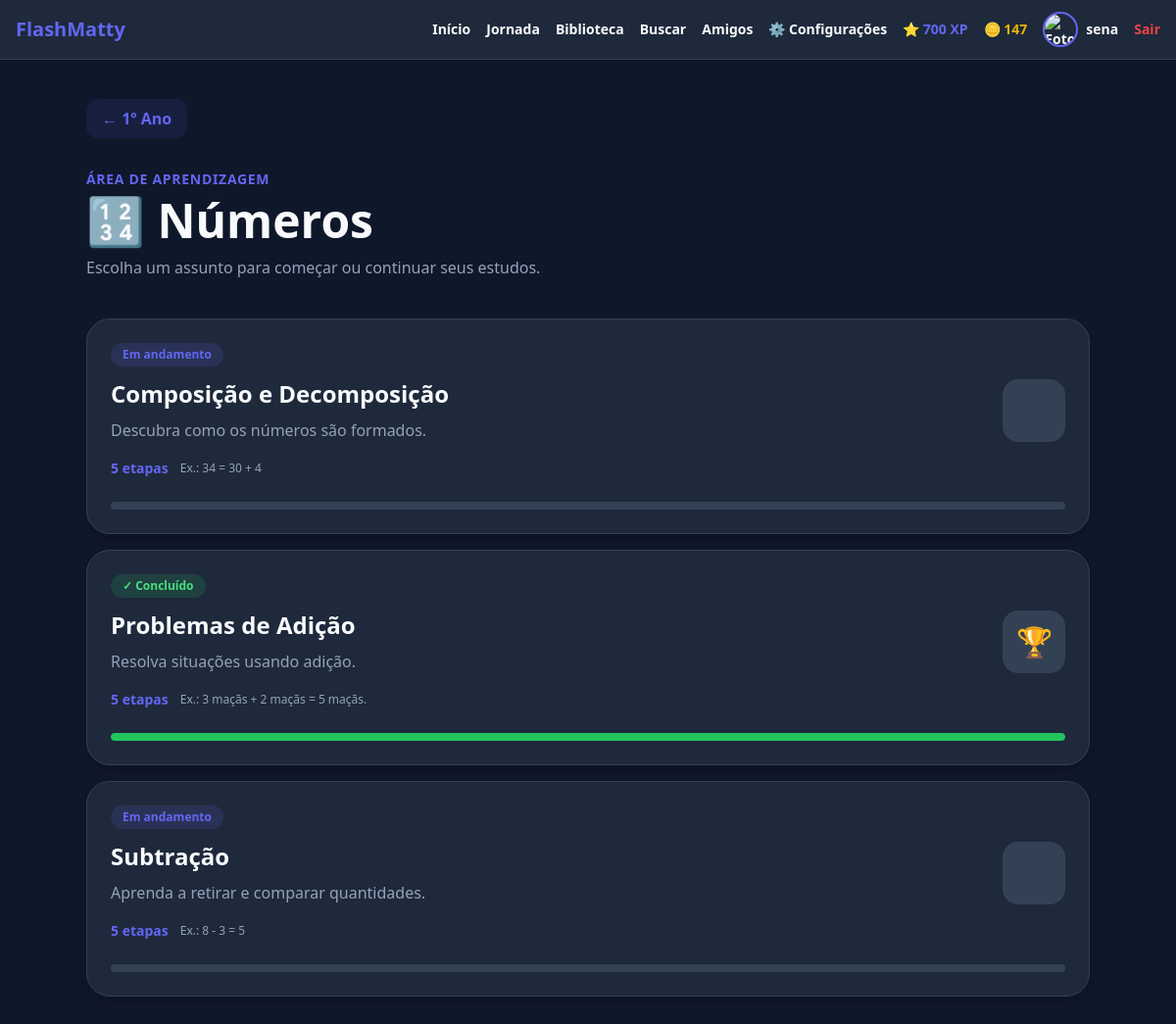
The page /ano/1-ano/tema/numeros (signed in) on the database its author committed.
### models.py (models this page shows, shortened)
class Usuario(UserMixin, db.Model):
    __tablename__ = "usuario"
    id = db.Column(
        db.Integer,
        primary_key=True
    )
    nome = db.Column(
        db.String(80),
        nullable=False
    )
    username = db.Column(
        db.String(40),
        unique=True,
        nullable=False
    )
    senha = db.Column(
        db.String(255),
        nullable=False
    )
    xp = db.Column(
        db.Integer,
        nullable=False,
        default=0
    )
    moedas = db.Column(
        db.Integer,
        nullable=False,
        default=0
    )
    acertos = db.Column(
        db.Integer,
        nullable=False,
        default=0
    )
    erros = db.Column(
        db.Integer,
        nullable=False,
        default=0
    )
    criado_em = db.Column(
        db.DateTime,
        nullable=False,
        default=datetime.utcnow
    )

class ProgressoAssunto(db.Model):
    __tablename__ = "progresso_assunto"
    id = db.Column(
        db.Integer,
        primary_key=True
    )
    usuario_id = db.Column(
        db.Integer,
        db.ForeignKey("usuario.id"),
        nullable=False
    )
    ano = db.Column(
        db.String(30),
        nullable=False
    )
    tema = db.Column(
        db.String(60),
        nullable=False
    )
    assunto = db.Column(
        db.String(100),
        nullable=False
    )
    concluido = db.Column(
        db.Boolean,
        nullable=False,
        default=False
    )
    __table_args__ = (
        db.UniqueConstraint(
            "usuario_id",
            "ano",
            "tema",
            "assunto",
            name="uq_progresso_assunto"
        ),
    )

### app.py (the view)
@app.route(
    "/ano/<ano_id>/tema/<tema_id>"
)
@login_required
def tema(
    ano_id,
    tema_id
):
    dados_ano = buscar_ano(
        ano_id
    )
    dados_tema = buscar_tema(
        dados_ano,
        tema_id
    )
    progressos = {}
    for assunto_id in dados_tema[
        "assuntos"
    ]:
        progressos[
            assunto_id
        ] = obter_progresso_assunto(
            ano_id,
            tema_id,
            assunto_id
        )
    return render_template(
        "tema.html",
        ano=
            dados_ano,
        ano_id=
            ano_id,
        tema=
            dados_tema,
        tema_id=
            tema_id,
        progressos=
            progressos
    )

### templates/tema.html (shortened to what this page needs)
{% extends "base.html" %}
{% block content %}
<div
    class="
        min-h-screen
        bg-slate-900
        text-white
        px-4
        py-10
    "
>
    <div
        class="
            max-w-5xl
            mx-auto
        "
    >
        <a
            href="{{ url_for('ano', ano_id=ano_id) }}"
            class="
                inline-flex
                items-center
                gap-2
                rounded-xl
                bg-indigo-500/10
                px-4
                py-2
                text-indigo-400
                font-black
                transition
                hover:bg-indigo-500/20
                hover:text-indigo-300
            "
        >
            ← {{ ano.nome }}
        </a>
        <div class="mt-8">
            <p
                class="
                    text-sm
                    uppercase
                    tracking-wider
                    font-black
                    text-indigo-400
                "
            >
                Área de aprendizagem
            </p>
            <h1
                class="
                    text-4xl
                    md:text-5xl
                    font-black
                    mt-2
                    text-white
                "
            >
                {{ tema.icone }}
                {{ tema.nome }}
            </h1>
            <p
                class="
                    mt-3
                    text-slate-400
                "
            >
                Escolha um assunto para começar ou continuar seus estudos.
            </p>
        </div>
        <div
            class="
                space-y-4
                mt-10
                pb-12
            "
        >
            {% for assunto_id, assunto in tema.assuntos.items() %}
                {% set progresso = progressos.get(assunto_id) %}
                <a
                    href="{{
                        url_for(
                            'assunto',
                            ano_id=ano_id,
                            tema_id=tema_id,
                            assunto_id=assunto_id
                        )
                    }}"
                    class="
                        group
                        block
                        bg-slate-800
                        border
                        border-slate-700
                        rounded-3xl
                        p-6
                        shadow-lg
                        transition
                        duration-300
                        hover:-translate-y-1
                        hover:border-indigo-500
                        hover:bg-indigo-600
                        hover:shadow-xl
                    "
                >
                    <div
                        class="
                            flex
                            items-center
                            justify-between
                            gap-5
                        "
                    >
                        <div
                            class="
                                min-w-0
                                flex-1
                            "
                        >
                            <div
                                class="
                                    mb-3
                                    flex
                                    flex-wrap
                                    items-center
                                    gap-2
                                "
                            >
                                {% if progresso and progresso.concluido %}
                                    <span
                                        class="
                                            inline-flex
                                            items-center
                                            rounded-full
                                            bg-green-500/15
                                            px-3
                                            py-1
                                            text-xs
                                            font-black
                                            text-green-400
                                            group-hover:bg-white/15
                                            group-hover:text-white
                                        "
                                    >
                                        ✓ Concluído
                                    </span>
                                {% else %}
                                    <span
                                        class="
                                            inline-flex
                                            items-center
                                            rounded-full
                                            bg-indigo-500/15
                                            px-3
                                            py-1
                                            text-xs
                                            font-black
                                            text-indigo-400
                                            group-hover:bg-white/15
                                            group-hover:text-white
                                        "
                                    >
                                        Em andamento
                                    </span>
                                {% endif %}
                            </div>
                            <h2
                                class="
                                    text-xl
                                    md:text-2xl
                                    font-black
                                    text-white
                                "
                            >
                                {{ assunto.nome }}
                            </h2>
                            <p
                                class="
                                    text-slate-400
                                    mt-2
                                    leading-relaxed
                                    group-hover:text-indigo-100
                                "
                            >
                                {{ assunto.descricao }}
                            </p>
                            <div
                                class="
                                    mt-4
                                    flex
                                    flex-wrap
                                    items-center
                                    gap-3
                                "
                            >
                                <span
                                    class="
                                        text-sm
                                        font-black
                                        text-indigo-400
                                        group-hover:text-white
                                    "
                                >
                                    {{ assunto.etapas|length }}
                                    {% if assunto.etapas|length == 1 %}
                                        etapa
                                    {% else %}
                                        etapas
                                    {% endif %}
                                </span>
                                {% if assunto.exemplo %}
                                    <span
                                        class="
                                            hidden
                                            sm:inline
                                            text-xs
                                            text-slate-500
                                            group-hover:text-indigo-200
                                        "
                                    >
                                        Ex.: {{ assunto.exemplo }}
                                    </span>
                                {% endif %}
                            </div>
                        </div>
                        <div
                            class="
                                shrink-0
                                w-16
                                h-16
                                rounded-2xl
                                bg-slate-700
                                flex
                                items-center
                                justify-center
                                text-3xl
                                transition
                                duration-300
                                group-hover:bg-white/15
                                group-hover:scale-110
                            "
                        >
                            {% if progresso and progresso.concluido %}
                                🏆
                            {% endif %}
                        </div>
                    </div>
                    <div
                        class="
                            mt-6
                            h-2
                            overflow-hidden
                            rounded-full
                            bg-slate-700
                            group-hover:bg-indigo-800
                        "
                    >
                        <div
    class="
        h-full
        rounded-full
        transition-all
        duration-500
        {% if progresso and progresso.concluido %}
            w-full
            bg-green-500
        {% else %}
            w-0
            bg-indigo-500
        {% endif %}
        group-hover:bg-white
    "
></div>
                    </div>
                </a>
            {% endfor %}
        </div>
    </div>
</div>
{% endblock %}

### templates/base.html (shortened to what this page needs)
<!DOCTYPE html>
<html lang="pt-BR">
<head>
    <script src="https://cdn.tailwindcss.com"></script>
</head>
<body
    class="
        app-body
        min-h-screen
    "
>
{% if current_user.is_authenticated %}
<header
    class="
        app-header
        border-b
        sticky
        top-0
        z-50
        backdrop-blur-xl
    "
>
    <div
        class="
            max-w-7xl
            mx-auto
            px-4
            py-3
            flex
            flex-wrap
            gap-4
            items-center
            justify-between
        "
    >
        <a
            href="{{ url_for('dashboard') }}"
            class="
                app-logo
                font-black
                text-xl
                transition
            "
        >
            FlashMatty
        </a>
        <nav
            class="
                flex
                flex-wrap
                items-center
                justify-end
                gap-3
                sm:gap-4
                text-sm
                font-bold
            "
        >
            <a
                href="{{ url_for('dashboard') }}"
                class="app-nav-link transition"
            >
                Início
            </a>
            <a
                href="{{ url_for('jornada') }}"
                class="app-nav-link transition"
            >
                Jornada
            </a>
            <a
                href="{{ url_for('biblioteca') }}"
                class="app-nav-link transition"
            >
                Biblioteca
            </a>
            <a
                href="{{ url_for('social.buscar_usuarios') }}"
                class="app-nav-link transition"
            >
                Buscar
            </a>
            <a
                href="{{ url_for('social.amigos') }}"
                class="
                    app-nav-link
                    relative
                    transition
                "
            >
                Amigos
            </a>
            <a
                href="{{ url_for('configuracoes') }}"
                class="
                    app-nav-link
                    transition
                "
                title="Configurações"
            >
                ⚙️
                <span class="hidden lg:inline">
                    Configurações
                </span>
            </a>
            <span
                class="
                    text-indigo-500
                    whitespace-nowrap
                "
            >
                ⭐ {{ current_user.xp or 0 }} XP
            </span>
            <span
                class="
                    text-yellow-500
                    whitespace-nowrap
                "
            >
                🪙 {{ current_user.moedas or 0 }}
            </span>
            <a
                href="{{ url_for(
                    'social.perfil',
                    username=current_user.username
                ) }}"
                class="
                    app-nav-link
                    flex
                    items-center
                    gap-2
                    transition
                "
            >
                <img
                    src="{{ url_for(
                        'social.foto_perfil',
                        usuario_id=current_user.id
                    ) }}"
                    alt="Foto de {{ current_user.nome }}"
                    class="
                        app-avatar
                        w-9
                        h-9
                        rounded-full
                        object-cover
                        border-2
                    "
                >
                <span class="hidden sm:inline">
                    {{ current_user.nome }}
                </span>
            </a>
            <a
                href="{{ url_for('logout') }}"
                class="
                    text-red-500
                    hover:text-red-400
                    transition
                "
            >
                Sair
            </a>
        </nav>
    </div>
</header>
{% endif %}
<main>
    {% block content %}
    {% endblock %}
</main>
</body>
</html>

### rows shown on the page
Usuario: xp "700", moedas "147", nome "sena"

### other values the page prints
{{ ano.nome }} "1º Ano"
{{ tema.icone }} "🔢"
{{ tema.nome }} "Números"
{{ assunto.nome }} "Composição e Decomposição" "Problemas de Adição" "Subtração"
{{ assunto.descricao }} "Descubra como os números são formados." "Resolva situações usando adição." "Aprenda a retirar e comparar quantidades."
{{ assunto.etapas|length }} "5" "5" "5"
{{ assunto.exemplo }} "34 = 30 + 4" "3 maçãs + 2 maçãs = 5 maçãs." "8 - 3 = 5"
